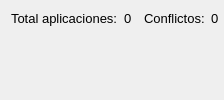
            <widget class="QFrame" name="stats_apps">
             <layout class="QHBoxLayout" name="horizontalLayout_2">
              <item>
               <layout class="QFormLayout" name="formLayout_4">
                <item row="0" column="0">
                 <widget class="QLabel" name="label_71">
                  <property name="font">
                   <font>
                    <pointsize>10</pointsize>
                    <fontweight>Light</fontweight>
                   </font>
                  </property>
                  <property name="text">
                   <string>Total aplicaciones:</string>
                  </property>
                 </widget>
                </item>
                <item row="0" column="1">
                 <widget class="QLabel" name="count_apps">
                  <property name="font">
                   <font>
                    <pointsize>10</pointsize>
                    <fontweight>Light</fontweight>
                   </font>
                  </property>
                  <property name="text">
                   <string>0</string>
                  </property>
                 </widget>
                </item>
               </layout>
              </item>
              <item>
               <layout class="QFormLayout" name="formLayout_2">
                <property name="fieldGrowthPolicy">
                 <enum>QFormLayout::FieldGrowthPolicy::FieldsStayAtSizeHint</enum>
                </property>
                <property name="labelAlignment">
                 <set>Qt::AlignmentFlag::AlignRight|Qt::AlignmentFlag::AlignTrailing|Qt::AlignmentFlag::AlignVCenter</set>
                </property>
                <property name="formAlignment">
                 <set>Qt::AlignmentFlag::AlignRight|Qt::AlignmentFlag::AlignTop|Qt::AlignmentFlag::AlignTrailing</set>
                </property>
                <item row="0" column="0">
                 <widget class="QLabel" name="label_73">
                  <property name="font">
                   <font>
                    <pointsize>10</pointsize>
                    <fontweight>Light</fontweight>
                   </font>
                  </property>
                  <property name="text">
                   <string>Conflictos:</string>
                  </property>
                 </widget>
                </item>
                <item row="0" column="1">
                 <widget class="QLabel" name="count_conflicts">
                  <property name="font">
                   <font>
                    <pointsize>10</pointsize>
                    <fontweight>Light</fontweight>
                   </font>
                  </property>
                  <property name="text">
                   <string>0</string>
                  </property>
                 </widget>
                </item>
               </layout>
              </item>
             </layout>
            </widget>
